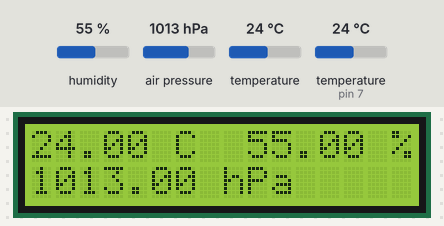
This sketch was run on a simulated Arduino Uno, built with avr-gcc and run on an emulated ATmega328P. Parts: 16×2 character LCD. The inputs (shaded band) are chosen by the test bench; at power-on: air pressure 1013 hPa, humidity 55 %, temperature (sensor on pin 7) 24 °C, temperature 24 °C. What the sketch prints to the serial monitor is not drawn.

Above: at 5.7 s.
5.8 s: air pressure set to 952 hPa
At 16.5 s:
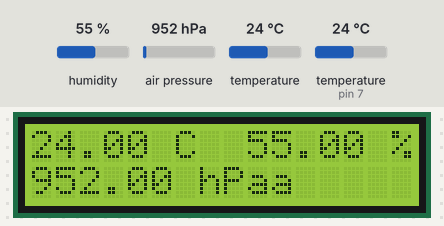
16.8 s: humidity set to 22 %
At 26.4 s:
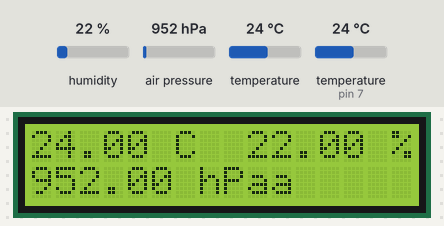
27.1 s: temperature (sensor on pin 7) set to 12 °C
At 37.0 s:
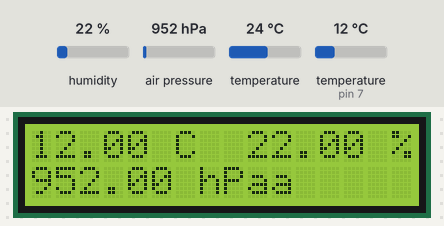
37.3 s: air pressure set to 975 hPa
At 46.8 s:
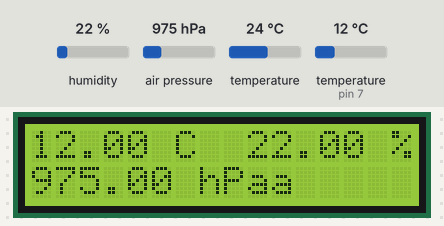
47.5 s: humidity set to 40 %
At 57.4 s:
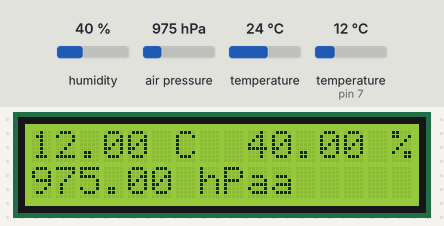
57.7 s: air pressure set to 1000 hPa
At 67.2 s:
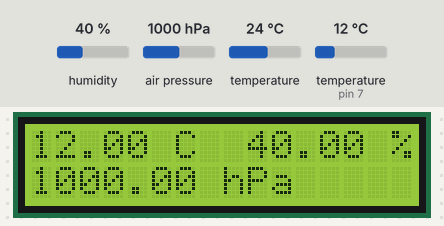
Timing chart, 0 to 68.7 s (numbered marks = the images above; inputs shaded):
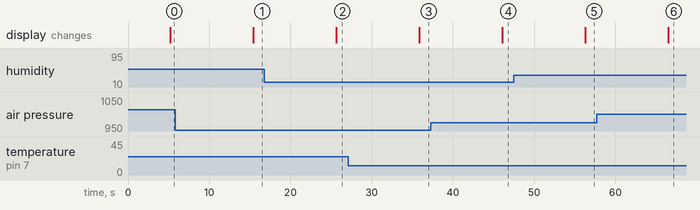

Measured:
- after the input at 5.8 s, the display: changes after 9.6 s (image 1)
- after the input at 16.8 s, the display: changes after 8.8 s (image 2)
- after the input at 27.1 s, the display: changes after 8.8 s (image 3)
- after the input at 37.3 s, the display: changes after 8.8 s (image 4)
- after the input at 47.5 s, the display: changes after 8.8 s (image 5)
- after the input at 57.7 s, the display: changes after 8.8 s (image 6)

The sketch:

Arduino-BMP180-DHT22-LCD.ino
```cpp
// (licence header left out)
// Your sketch must #include this library, and the Wire library.
// (Wire is a standard library included with Arduino.):

#include <SFE_BMP180.h>
#include <Wire.h>
#include <LiquidCrystal_I2C.h>
#include "DHT.h"

//DHT
#define DHTPIN 7     // what digital pin we're connected to
#define DHTTYPE DHT22
//BMP180
SFE_BMP180 pressure;
#define ALTITUDE 3.0 // Altitude of Middelburg in meters

//LCD
// Define LCD pinout
const int  en = 2, rw = 1, rs = 0, d4 = 4, d5 = 5, d6 = 6, d7 = 7, bl = 3;

// Define I2C Address - change if reqiuired
const int i2c_addr = 0x27;

LiquidCrystal_I2C lcd(i2c_addr, en, rw, rs, d4, d5, d6, d7, bl, POSITIVE);
DHT dht(DHTPIN, DHTTYPE);

double T,P;
float dht_h, dht_t, hic;
void setup()
{
   lcd.begin(16,2);
   lcd.home();

   dht.begin();

  Serial.begin(9600);
  Serial.println("REBOOT");

  // Initialize the sensor (it is important to get calibration values stored on the device).

  if (pressure.begin())
    Serial.println("BMP180 init success");
  else
  {
    // Oops, something went wrong, this is usually a connection problem,
    // see the comments at the top of this sketch for the proper connections.

    Serial.println("BMP180 init fail\n\n");
    while(1); // Pause forever.
  }

}

void loop()
{
  char status;


  // Loop here getting pressure readings every 10 seconds.

  // If you want sea-level-compensated pressure, as used in weather reports,
  // you will need to know the altitude at which your measurements are taken.
  // We're using a constant called ALTITUDE in this sketch:


  // Start a temperature measurement:
  // If request is successful, the number of ms to wait is returned.
  // If request is unsuccessful, 0 is returned.

  status = pressure.startTemperature();
  if (status != 0)
  {
    // Wait for the measurement to complete:
    delay(status);

    // Retrieve the completed temperature measurement:
    // Note that the measurement is stored in the variable T.
    // Function returns 1 if successful, 0 if failure.

    status = pressure.getTemperature(T);
    if (status != 0)
    {
      // Print out the measurement:
      Serial.print("temperature: ");
      Serial.print(T,2);
      Serial.println(" C");


      // Start a pressure measurement:
      // The parameter is the oversampling setting, from 0 to 3 (highest res, longest wait).
      // If request is successful, the number of ms to wait is returned.
      // If request is unsuccessful, 0 is returned.

      status = pressure.startPressure(3);
      if (status != 0)
      {
        // Wait for the measurement to complete:
        delay(status);

        // Retrieve the completed pressure measurement:
        // Note that the measurement is stored in the variable P.
        // Note also that the function requires the previous temperature measurement (T).
        // (If temperature is stable, you can do one temperature measurement for a number of pressure measurements.)
        // Function returns 1 if successful, 0 if failure.

        status = pressure.getPressure(P,T);
        if (status != 0)
        {
          // Print out the measurement:
          Serial.print("absolute pressure: ");
          Serial.print(P,2);
          Serial.println(" mb");
        }
        else Serial.println("error retrieving pressure measurement\n");
      }
      else Serial.println("error starting pressure measurement\n");
    }
    else Serial.println("error retrieving temperature measurement\n");
  }
  else Serial.println("error starting temperature measurement\n");


  dht_h = dht.readHumidity();
  dht_t = dht.readTemperature();

  if (isnan(dht_h) || isnan(dht_t)) {
    Serial.println("Failed to read from DHT sensor!");

  }


  Serial.print("DHT=> Humidity: ");
  Serial.print(dht_h);
  Serial.println(" %\t");
  Serial.print("DHT=> Temperature: ");
  Serial.print(dht_t);
  Serial.println(" *C ");

  Serial.print("DHT => Heat index: ");
  Serial.print(hic);
  Serial.print(" *C ");

  delay(5000);  // Pause for 5 seconds.

  lcd.setCursor(0,0);

  lcd.print(dht_t,2);
  lcd.print(" C  ");
  lcd.print(dht_h,2);
  lcd.print(" %");


   lcd.setCursor(0,1);
  lcd.print(P,2);
  lcd.print(" hPa");

}
```
